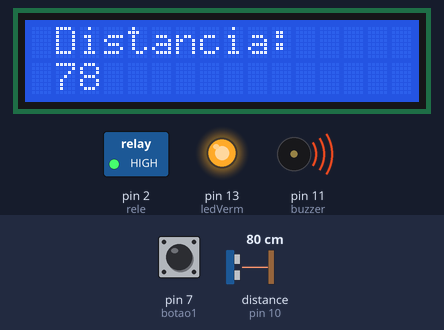
This sketch was run on a simulated Arduino Uno, built with avr-gcc and run on an emulated ATmega328P. Parts: 16×2 character LCD, switched loads named in the sketch (green lamp = pin HIGH), output pins drawn as LEDs (lit = HIGH), buzzer (waves = sounding, pin HIGH). Wiring (inferred from the names in the program): ultrasonic range finder: trigger pin 9; echo pin 10. Inputs (shaded band) come from the test bench; at power-on: distance to the obstacle (sensor on pin 10) 80 cm, pin 7 (botao1) HIGH. The echo pulse lasts 58.3 µs per cm; pins used as bus, display or sensor lines are not drawn; what the sketch prints to the serial monitor is not drawn.

Above: at 1.3 s.
1.4 s: distance to the obstacle (sensor on pin 10) set to 60 cm
At 3.0 s:
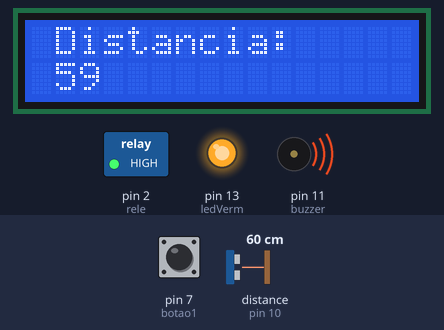
4.4 s: distance to the obstacle (sensor on pin 10) set to 9 cm
At 5.6 s:
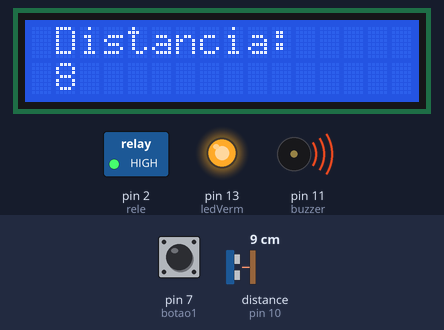
7.4 s: distance to the obstacle (sensor on pin 10) set to 250 cm
At 8.4 s:
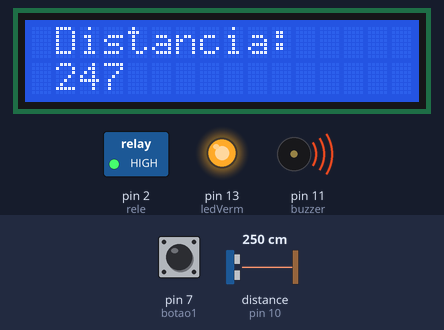
10.4 s: distance to the obstacle (sensor on pin 10) set to 2 cm
At 11.2 s:
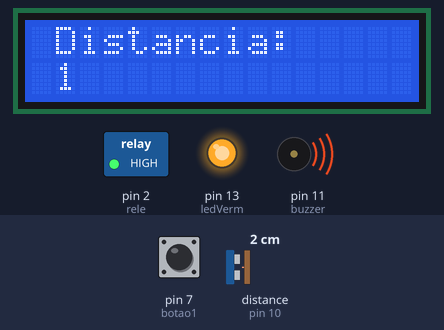
Timing chart, 0 to 13.4 s (numbered marks = the images above; inputs shaded):
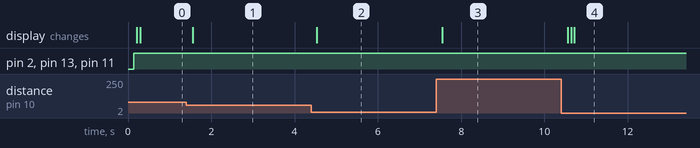

The sketch:

Rele_Travamento.ino
```cpp
#include <Wire.h>
#include <LiquidCrystal_I2C.h>

LiquidCrystal_I2C lcd(0x3F,16,2);

// defines pins numbers
const int trigPin = 9;
const int echoPin = 10;
const int buzzer = 11;
const int ledVerm = 13;
const int botao1 = 7;
const int botao2 = 5;
const int rele = 2;

/* The following trigPin/echoPin cycle is used to determine the distance of the nearest
 object by bouncing soundwaves off it */

// defines variables
long duration;
int distancia;
int safetyDistance;


void setup() {
pinMode(trigPin, OUTPUT); // Sets the trigPin as an Output
pinMode(echoPin, INPUT); // Sets the echoPin as an Input
pinMode(buzzer, OUTPUT);
pinMode(ledVerm, OUTPUT);
pinMode(botao1, INPUT_PULLUP);
pinMode(botao2, INPUT_PULLUP);
pinMode(rele, OUTPUT);
Serial.begin(9600); // Starts the serial communication


  lcd.init();                      // initialize the lcd
  lcd.init();
  // Print a message to the LCD.
  lcd.backlight();
  /*
  lcd.setCursor(1,0);
  lcd.print("A distancia eh:");
  lcd.setCursor(1,1);
  lcd.print(distancia);

  */
}


void loop() {
// Clears the trigPin
digitalWrite(trigPin, LOW);
delayMicroseconds(2);

// Sets the trigPin on HIGH state for 10 micro seconds
digitalWrite(trigPin, HIGH);
delayMicroseconds(10);
digitalWrite(trigPin, LOW);


// Reads the echoPin, returns the sound wave travel time in microseconds
duration = pulseIn(echoPin, HIGH);

// Calculating the distance
distancia= duration*0.034/2;

safetyDistance = distancia;

if (safetyDistance <= 30 ){
  digitalWrite(buzzer, HIGH);
  digitalWrite(ledVerm, HIGH);
  digitalWrite(rele, HIGH);
} else if (digitalRead(botao1) == LOW && digitalRead(botao2) == LOW){
  digitalWrite(buzzer, LOW);
  digitalWrite(ledVerm, LOW);
  digitalWrite(rele, LOW);
}
else{
  digitalWrite(buzzer, HIGH);
  digitalWrite(ledVerm, HIGH);
  digitalWrite(rele, HIGH);
}

// Prints the distance on the Serial Monitor
Serial.print("Distância: ");
Serial.println(distancia);

lcd.init();
lcd.setCursor(1,0);
lcd.print("Distancia: ");
lcd.setCursor(1,1);
lcd.println(distancia);
}
```

Measured:
- after the input at 1.4 s, the display: changes after 0.15 s (image 1)
- after the input at 4.4 s, the display: changes after 0.13 s (image 2)
- after the input at 7.4 s, the display: changes after 0.14 s (image 3)
- after the input at 10.4 s, the display: changes after 0.17 s (image 4)
